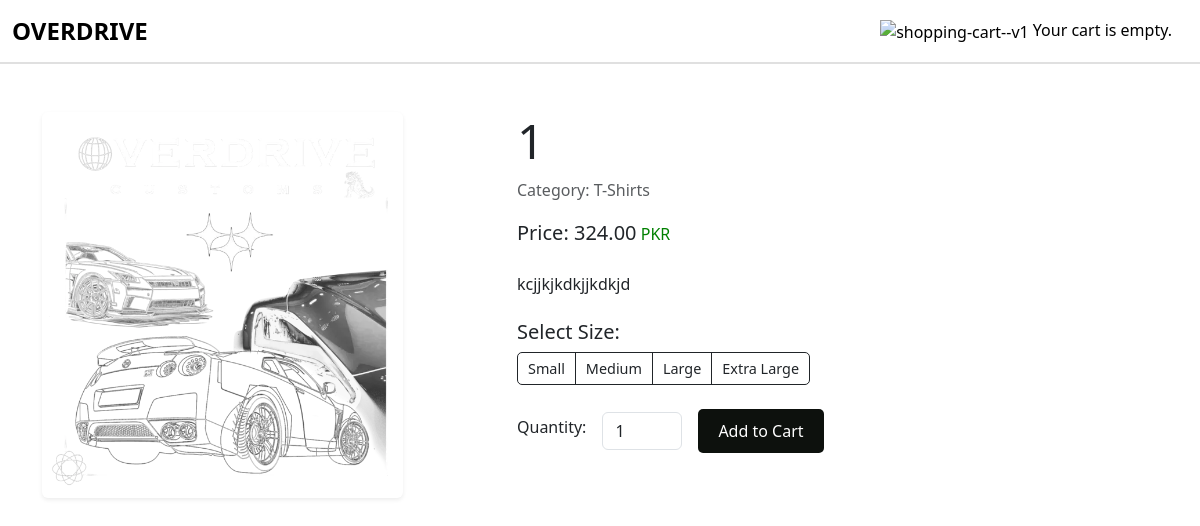
Page /7/1/ on the committed database.
### shop/models.py (models this page shows, shortened)
class Product(models.Model):
    category = models.ForeignKey(
    Category,
    related_name='products',
    on_delete=models.CASCADE
    )
    name = models.CharField(max_length=200)
    slug = models.SlugField(max_length=200)
    image = models.ImageField(
    upload_to='products/%Y/%m/%d',
    blank=True
    )
    description = models.TextField(blank=True)
    price = models.DecimalField(max_digits=10, decimal_places=2)
    available = models.BooleanField(default=True)
    created = models.DateTimeField(auto_now_add=True)
    updated = models.DateTimeField(auto_now=True)
    class Meta:
        ordering = ['name']
        indexes = [
        models.Index(fields=['id', 'slug']),
        models.Index(fields=['name']),
        models.Index(fields=['-created']),
        ]

class Category(models.Model):
    name = models.CharField(max_length=200)
    slug = models.SlugField(max_length=200, unique=True)
    class Meta:
        ordering = ['name']
        indexes = [
        models.Index(fields=['name']),
        ]
        verbose_name = 'category'
        verbose_name_plural = 'categories'

### shop/views.py (the view)
# urls.py: path('<int:id>/<slug:slug>/',views.product_detail,name='product_detail'),
def product_detail(request, id, slug):
    product = get_object_or_404(
    Product, id=id, slug=slug, available=True
    )
    cart_product_form = CartAddProductForm()
    return render(request, 'shop/product/detail.html', {'product': product, 'cart_product_form': cart_product_form})

### cart/forms.py
class CartAddProductForm(forms.Form):
    size = forms.ChoiceField(
        choices=SIZE_CHOICES,
        widget=forms.RadioSelect,
        required=True,
    )
    quantity = forms.IntegerField(
        min_value=1,
        max_value=50,
        initial=1,
        widget=forms.NumberInput(attrs={'class': 'form-control', 'style': 'width: 80px;'}),
    )
    override = forms.BooleanField(
        required=False,
        initial=False,
        widget=forms.HiddenInput
    )

### cart/cart.py (called while the page is built)
    def __len__(self):
        return sum(item['quantity'] for item in self.cart.values())

### cart/context_processor.py (called while the page is built)
def cart(request):
    return {'cart': Cart(request)}

### shop/templates/shop/product/detail.html (shortened to what this page needs)
{% extends 'shop/base.html' %}
{% block content %}
<div class="container mt-5">
    <div class="row">
        <div class="col-md-5">
            <img src="{{ product.image.url }}" class="img-fluid rounded shadow-sm" style="max-width: auto; height: 80%;" alt="{{ product.name }}">
        </div>
        <div class="col-md-6">
            <h1 class="display-5">{{ product.name }}</h1>
            <p class="text-muted">Category: {{ product.category.name }}</p>
            <span class="lead"><b>Price: {{ product.price }}</b></span> <span style="color: green;">PKR</span>
            <div class="my-4">
                <p>{{ product.description }}</p>
            </div>
            <form action="{% url 'cart:cart_add' product.id %}" method="post">
                <div class="mb-4">
                    <h5>Select Size:</h5>
                    <div class="btn-group" role="group" aria-label="Select size">
                        {% for size, label in cart_product_form.size.field.choices %}
                            <label class="btn btn-outline-dark" for="size-{{ size }}">{{ label }}</label>
                        {% endfor %}
                    </div>
                </div>
                <div class="d-flex align-items-center gap-3">
                    <h6>Quantity: </h6>
                    {{ cart_product_form.quantity }}
                    <button type="submit" class="btn btn-success btn-add-to-cart">Add to Cart</button>
                </div>
            </form>
</div>
{% endblock %}

### shop/static/css/base.css (style rules this page uses)
.btn { display: inline-block; text-decoration: none; font-size: 1rem; padding: 5px 10px; border-radius: 8px; transition: all 0.3s ease; }
h1 { font-size: 2rem; font-weight: bold; }
.btn { border-radius: 5px; font-size: 0.9rem; }
.btn-add-to-cart { background-color:rgb(13, 17, 13); border: none; color: white; padding: 10px 20px; border-radius: 5px; font-size: 16px; cursor: pointer; transition: background-color 0.3s ease; }

### rows in the picture
Product: image (picture), name "1", category.name "T-Shirts", price "324.00", description "kcjjkjkdkjjkdkjd"

### other values in the picture
{{ label }} "Small" "Medium" "Large" "Extra Large"
